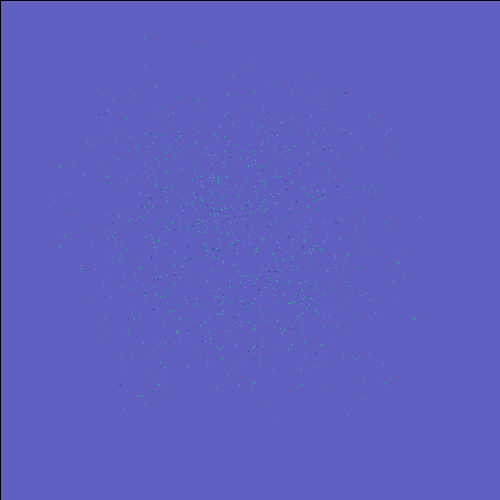
Frame 1 (no input)
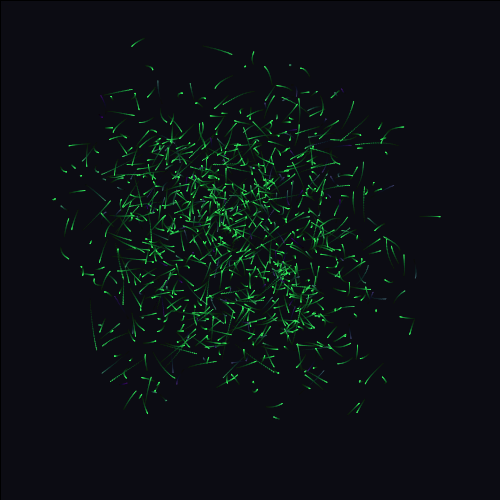
Frame 60 (the mouse pressed at the canvas centre just before this capture)
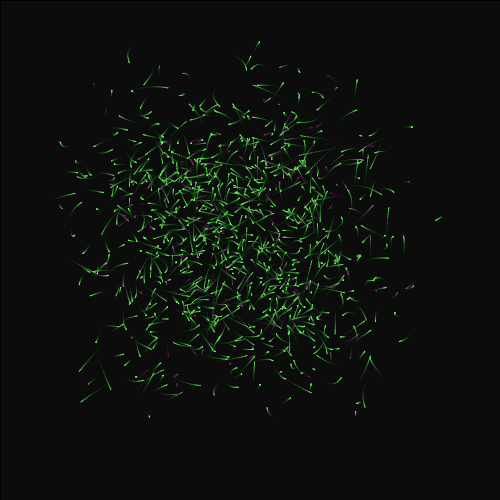
Frame 120 (the mouse held since frame 60 and released just before this capture)

The Processing sketch that drew these frames (run headless with seeded random() and noise(); from frame 60 on, the mouse is pressed at the canvas centre):

// Processing sketch: MagicWorms
// ── MagicWorms.pde



float x = 0;
float y = 0;



void setup() {
  size(500,500);
  background(100,100,200);
  
  
}

void draw() {
  makeMagical();
  for(int i = 0; i<1000; i++){
    fill(frameCount,i,100);
    x= random(500);
    y= random(500);
    ellipse(getWormX(i),getWormY(i),1,1);
  }
}

float frequency = .001;
    float noiseInterval = PI;

    void makeMagical() {
        fill( 0, 0, 0, 10 );
        rect(0, 0, width, height);
        noStroke();
    }

    float getWormX(int i) {
        return map(noise(i*noiseInterval + frameCount * frequency), 0, 1, 0, width);
    }

    float getWormY(int i) {
        return map(noise(i*noiseInterval+1 + frameCount * frequency), 0, 1, 0, height);
    }
